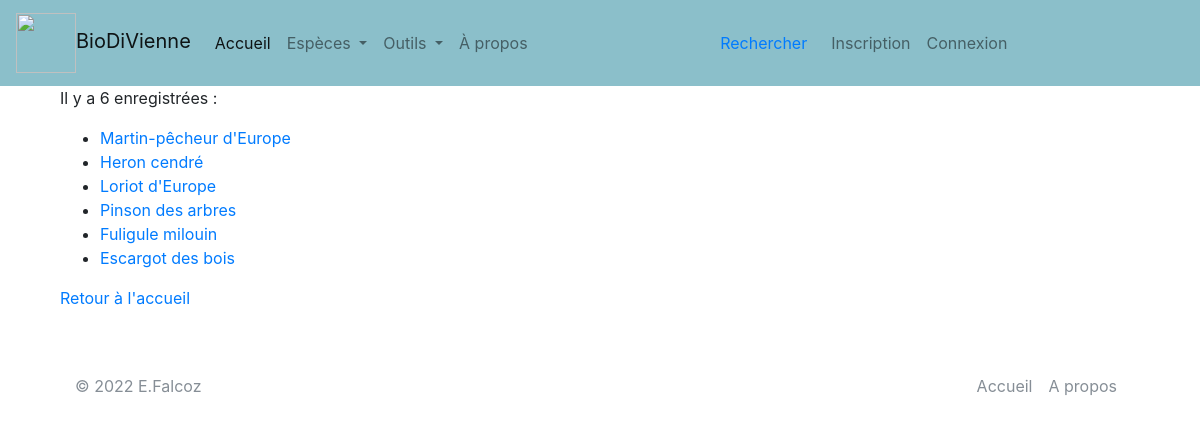
The app's page /regne/1 with its own data.
### app21OK.py (models this page shows)
class Espece(db.Model):
    id = db.Column(db.Integer, unique=True, nullable=False, primary_key=True, autoincrement=True)
    fichier = db.Column(db.Text, unique=True, nullable=False)
    regne = db.Column(db.Text, nullable=False)
    nom_vernaculaire = db.Column(db.Text)
    nom_latin = db.Column(db.Text)
    description = db.Column(db.Text)
    preoccupation = db.Column(db.Text)
    droit_image = db.Column(db.Text)

### app21OK.py (the view)
@app.route('/regne/<int:id>')
def regne(id):
    especes = []
    if id == 0:
        especes = Espece.query.all()
    elif id == 1:
        especes = Espece.query.filter(Espece.regne.like("animal")).all()
    elif id == 2:
        especes = Espece.query.filter(Espece.regne.like("vegetal")).all()
    else:
        especes = []
    return render_template('regne.html', especes=especes)

### templates/regne.html (shortened to what this page needs)
{% extends "conteneur3.html" %}
{% block corps %}
    {% if especes|length == 0 %}
<p>
    <div class="alert alert-warning" role="alert">
      Il n'y a pas d'espèces recensée.
    </div></p>
    {% else %}
        <p>Il y a {{ especes|length }} enregistrées :</p>
    {% endif %}
    <ul>
        {% for espece in especes %}
                        <li><a href="{{url_for('espece', id=espece.id)}}">{{espece.nom_vernaculaire}}</a></li>
            {% endfor %}
        </ul>
        <p>
        <a href="{{url_for('accueil')}}">Retour à l'accueil</a>
        </p>
{% endblock %}

### records on screen
Espece: nom_vernaculaire "Martin-pêcheur d'Europe"
Espece: nom_vernaculaire "Heron cendré"
Espece: nom_vernaculaire "Loriot d'Europe"
Espece: nom_vernaculaire "Pinson des arbres"
Espece: nom_vernaculaire "Fuligule milouin"
Espece: nom_vernaculaire "Escargot des bois"

### other values on screen
{{ especes|length }} "6"
